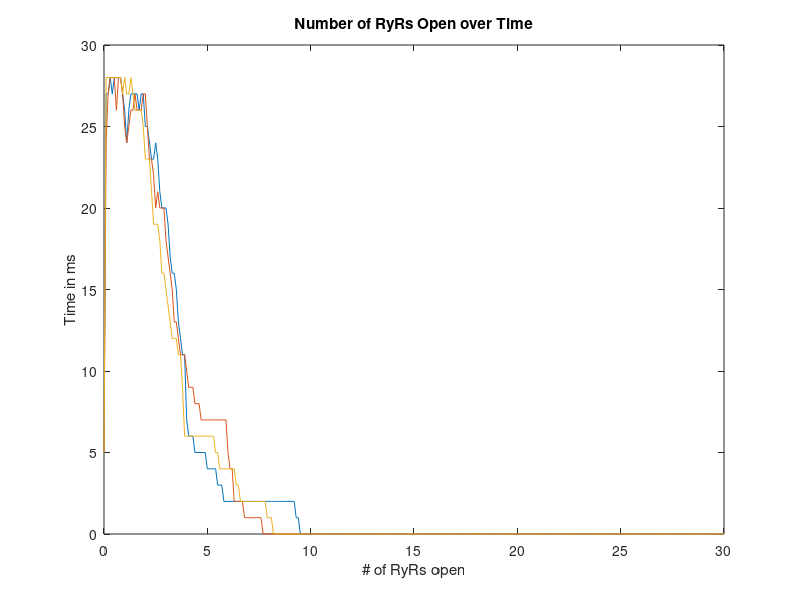
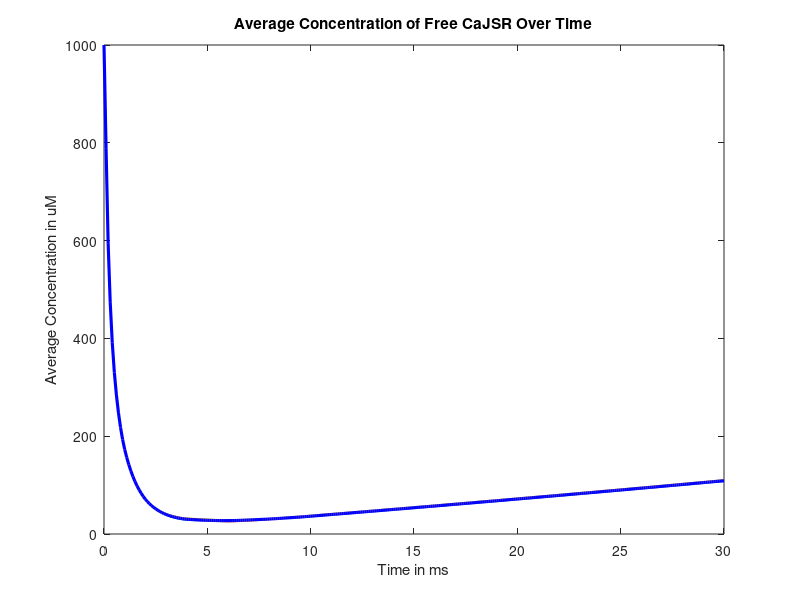
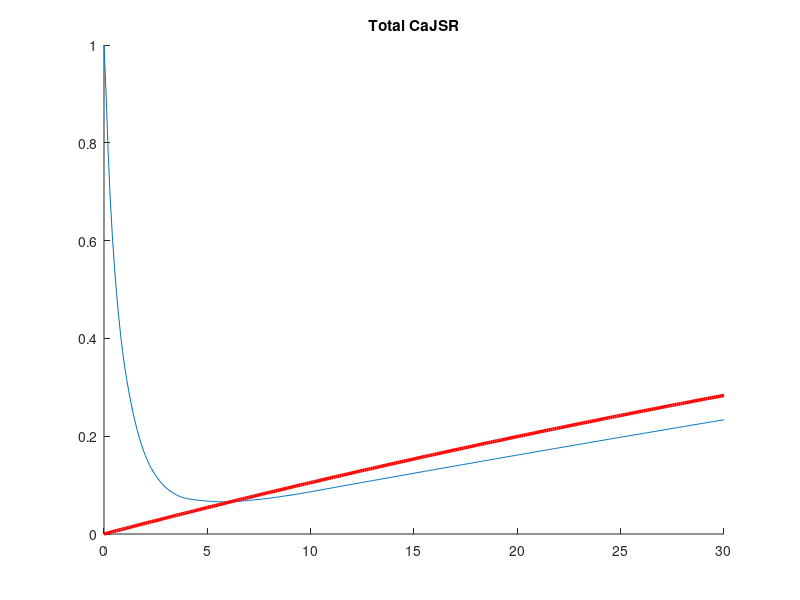

These charts were generated, in order, by the following MATLAB code:
% Plotting data from the 2011 Sticky Cluster Model

% Read in csv files from C++
Nopen_all = csvread('N_open.csv');
Irel_all = csvread('Irel.csv');
CaJSR_all = csvread('CaJSR.csv');
Cass_all = csvread('Ca_ss.csv');
plottime = csvread('plottime.csv');

% Redefine CSQ buffering constants
CSQ = 30e3;
KCSQ = 630;

% Plots
figure
plot(plottime, Nopen_all)
title('Number of RyRs Open over Time');
xlabel('# of RyRs open');
ylabel('Time in ms');
print -depsc Nopen
    %undergoing a spark
sparks = find(max(Nopen_all) > 5);

figure
plot(plottime, CaJSR_all(:,sparks))
hold on
    %free CaJSR during a spark
CaJSR_avg = mean(CaJSR_all(:, sparks), 2);
plot(plottime, CaJSR_avg, 'b', 'LineWidth', 2.25)
title('Average Concentration of Free CaJSR Over Time');
xlabel('Time in ms');
ylabel('Average Concentration in uM');
print -depsc freeCaJSR

CaJSRtot_all = CaJSR_avg +  CaJSR_avg * CSQ./(KCSQ + CaJSR_avg);
CaJSRtot_all = CaJSRtot_all/max(max(CaJSRtot_all));

figure
hold on
plot(plottime, CaJSRtot_all)
plot(plottime, 1 - exp(-plottime/90), 'r', 'LineWidth', 2.5)
title('Total CaJSR')
print -depsc totalCaJSR

